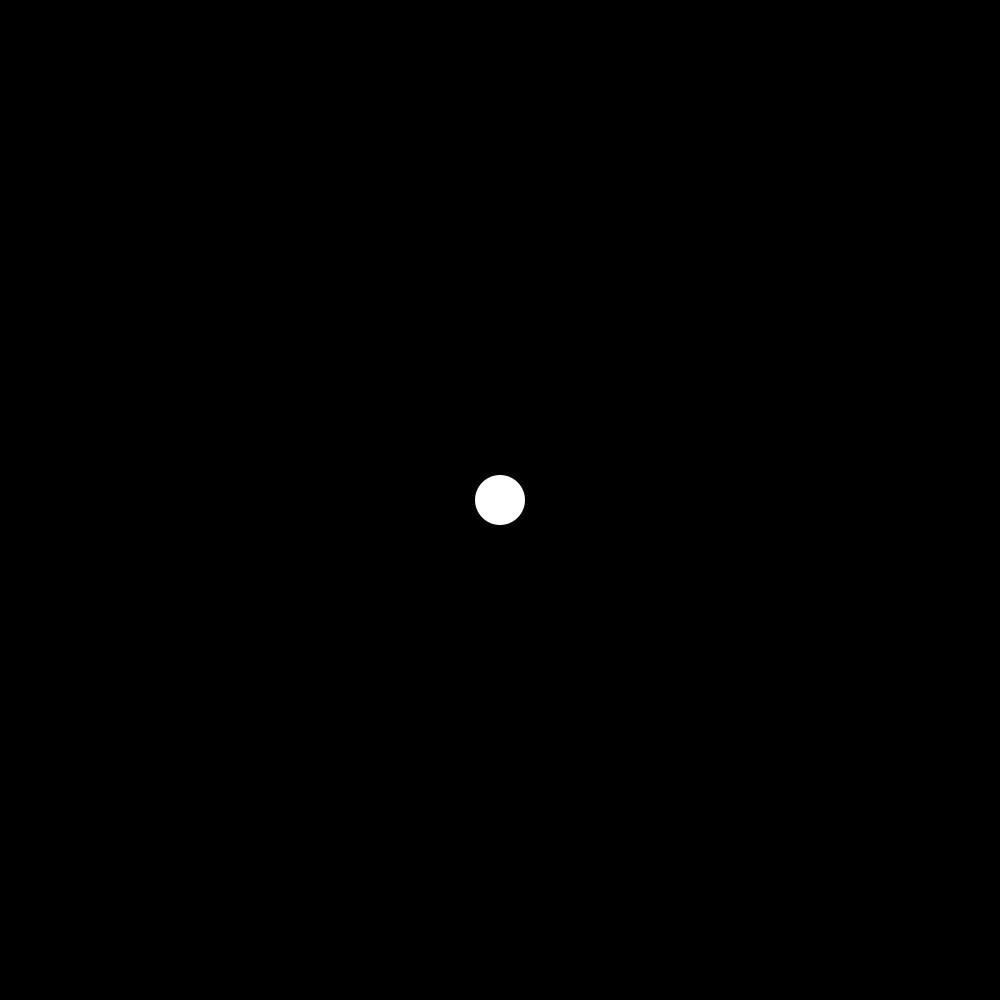
Frame 1 (no input)
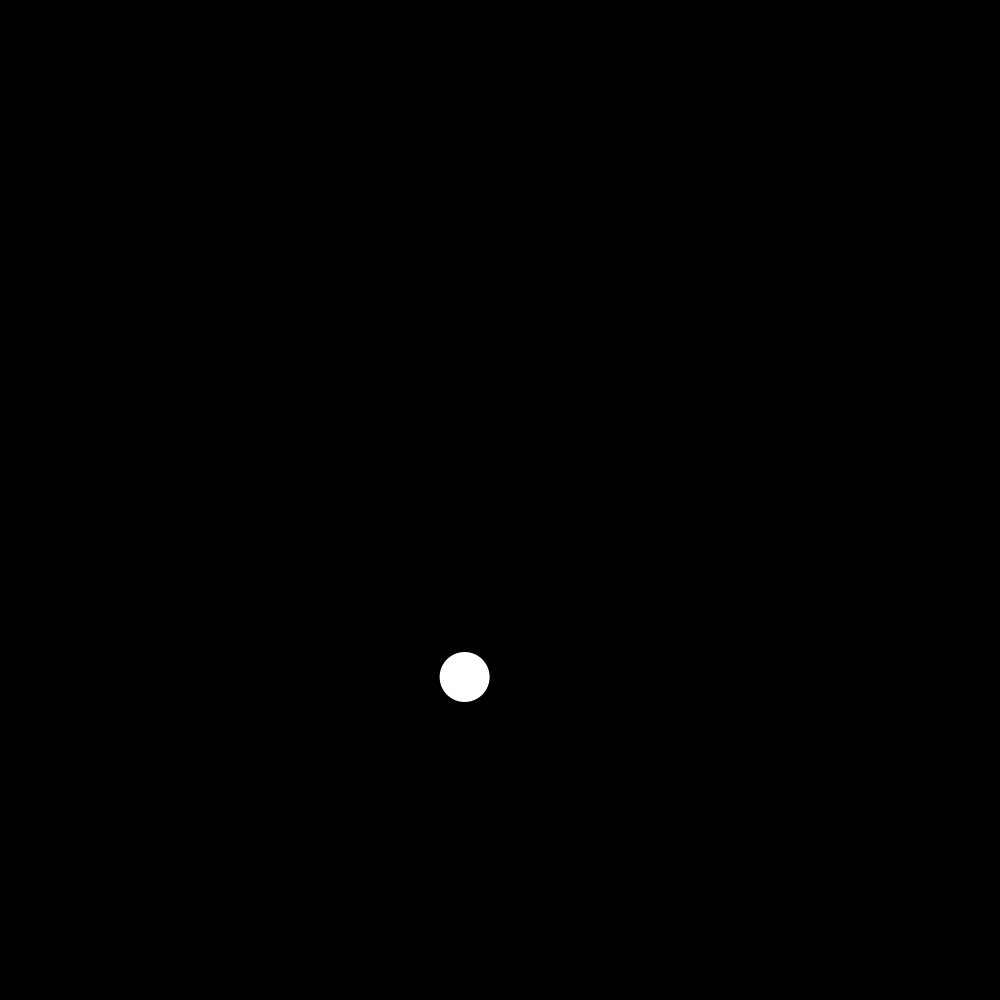
Frame 60 (the mouse pressed at the canvas centre just before this capture)
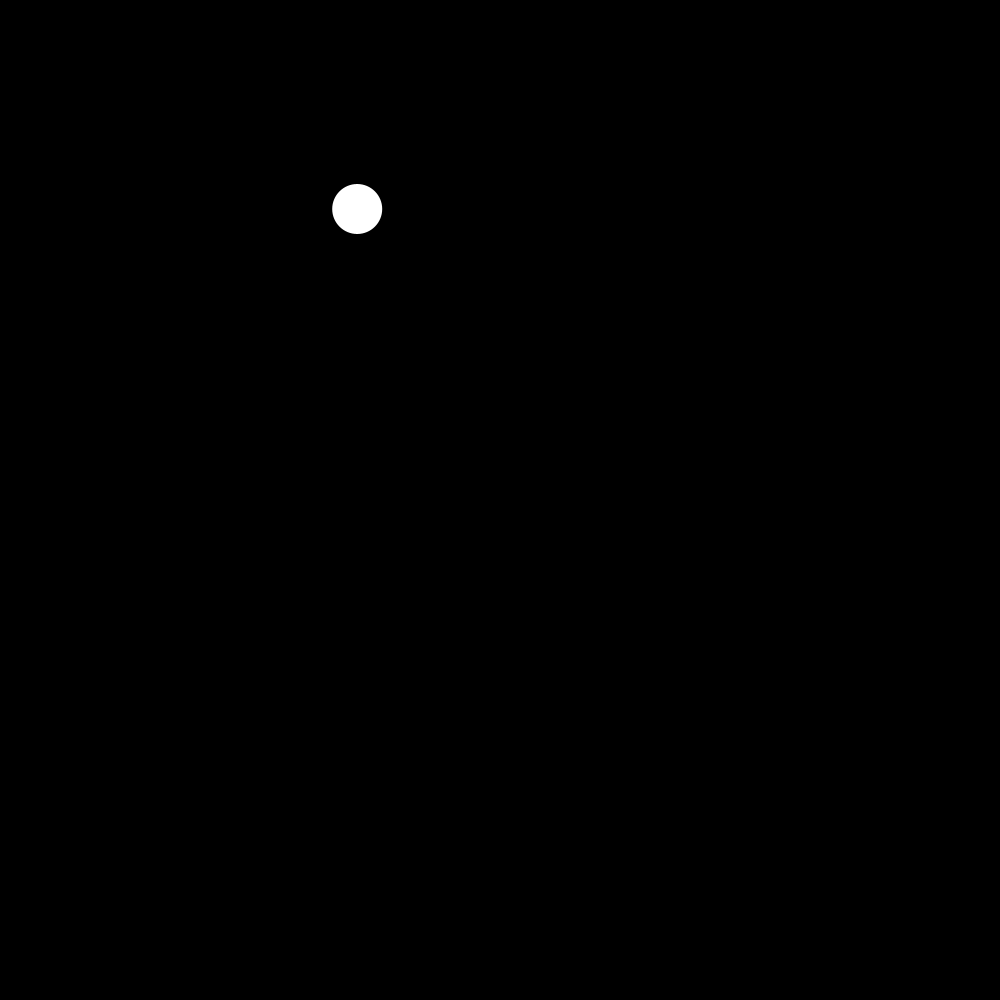
Frame 120 (the mouse held since frame 60 and released just before this capture)

The Processing sketch that drew these frames (run headless with seeded random() and noise(); from frame 60 on, the mouse is pressed at the canvas centre):

// Processing sketch: cc_tut_vectors_03
// ── cc_tut_vectors_03.pde
Agent myAgent;

void setup() {
  size(1000, 1000);
  myAgent = new Agent();

}

void draw() {
  background(0);
  myAgent.update();
  myAgent.edges();
  myAgent.show();
}

// ── Agent.pde
class Agent {
  PVector position;
  PVector velocity;
  PVector acceleration;
  float maxSpeed;
  
  Agent() {
    position = new PVector(width/2, height/2);
    velocity = new PVector(0, 0);
    acceleration = new PVector(-0.02, 0.1);
    maxSpeed = 20;
  }
  
  void update() {
    position.add(velocity);
    velocity.add(acceleration);
    velocity.limit(maxSpeed);
  }
  
  void show() {
    noStroke();
    fill(255);
    circle(position.x, position.y, 50);
  }
  
  void edges() {
    if(position.x < 0) {
      position.x = width;
    }
    if(position.x > width) {
      position.x = 0;
    }
    
    if(position.y < 0) {
      position.y = height;
    }
    if(position.y > height) {
      position.y = 0;
    }
  }
}
